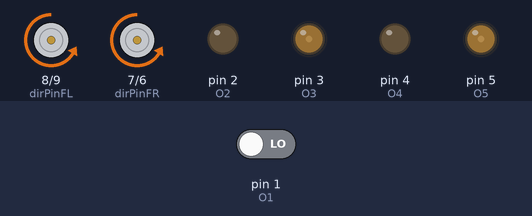
Bench run of a sketch on a simulated Arduino Uno, built with avr-gcc and run on an emulated ATmega328P. Shown: direction and speed pins drawn as motors (green arrow = direction pin HIGH = forward, orange = LOW = backward, longer = more drive), output pins drawn as LEDs (lit = HIGH). The test bench sets the inputs (shaded band); at power-on: pin 1 (O1) LOW.

Above: at 1.2 s.
1.3 s: pin 1 (O1) driven HIGH
At 1.6 s:
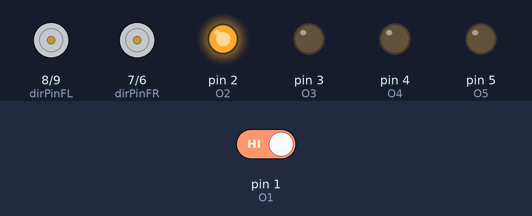
Timing chart, 0 to 4.3 s (numbered marks = the images above; inputs shaded):
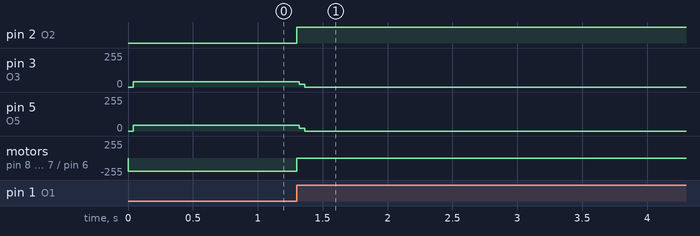

Measured:
- after the input at 1.3 s, pin 2 (O2): LOW → HIGH at once; pin 3 (O3): 40/255 → 0/255 at once; pin 5 (O5): 44/255 → 0/255 at once; motor on pin 8 (dirPinFL) / pin 9 (pwmPinFL), motor on pin 7 (dirPinFR) / pin 6 (pwmPinFR): backward 200/255 → stopped at once

The sketch:

sketch_feb03a_test1.ino
```cpp
#define O1 1
#define O2 2
#define O3 3
#define O4 4
#define O5 5

#define dirPinFR 7
#define dirPinFL 8
#define dirPinRR 4
#define dirPinRL 2

#define pwmPinFR 6
#define pwmPinFL 9
#define pwmPinRL 3
#define pwmPinRR 5
void setup()
{
  pinMode(O1, INPUT);
  pinMode(O2, INPUT);
  pinMode(O3, INPUT);
  pinMode(O4, INPUT);
  pinMode(O5, INPUT);
  pinMode(dirPinFR, OUTPUT);
  pinMode(dirPinFL, OUTPUT);
  pinMode(dirPinRR, OUTPUT);
  pinMode(dirPinRL, OUTPUT);
  pinMode(pwmPinFR, OUTPUT);
  pinMode(pwmPinFL, OUTPUT);
  pinMode(pwmPinRR, OUTPUT);
  pinMode(pwmPinRL, OUTPUT);

}

int speedValue = 200;
int divide = 2;
void loop()
{
int a = digitalRead(O1);
  int b = digitalRead(O2);
  int c = digitalRead(O3);
  int d = digitalRead(O4);
  int e = digitalRead(O5);

//  digitalWrite(dirPinFR, HIGH);
//  digitalWrite(dirPinFL, HIGH);
//  digitalWrite(dirPinRR, HIGH);
//  digitalWrite(dirPinRL, HIGH);
//
//  analogWrite(pwmPinFR, 0);
//  analogWrite(pwmPinFL, 0);
//  analogWrite(pwmPinRL, 0);
//  analogWrite(pwmPinRR, 0);
//  delay(2000);
  if (digitalRead(O1) == 1 && digitalRead(O2) == 1 && digitalRead(O3) == 1 && digitalRead(O4) == 1 && digitalRead(O5) == 1)
  {

    digitalWrite(dirPinFR, HIGH);
    digitalWrite(dirPinFL, HIGH);
    digitalWrite(dirPinRR, HIGH);
    digitalWrite(dirPinRL, HIGH);

    analogWrite(pwmPinFR, speedValue);
    analogWrite(pwmPinFL, speedValue);
    analogWrite(pwmPinRL, speedValue);
    analogWrite(pwmPinRR, speedValue);

  }
  else if (digitalRead(O1) == 0 && digitalRead(O2) == 1 && digitalRead(O3) == 1 && digitalRead(O4) == 1 && digitalRead(O5) == 0)
  {

    digitalWrite(dirPinFR, HIGH);
    digitalWrite(dirPinFL, HIGH);
    digitalWrite(dirPinRR, HIGH);
    digitalWrite(dirPinRL, HIGH);

    analogWrite(pwmPinFR, speedValue);
    analogWrite(pwmPinFL, speedValue);
    analogWrite(pwmPinRL, speedValue);
    analogWrite(pwmPinRR, speedValue);
  }
  else if (digitalRead(O1) == 0 && digitalRead(O2) == 0 && digitalRead(O3) == 0 && digitalRead(O4) == 0 && digitalRead(O5) == 0)
  {

    digitalWrite(dirPinFR, LOW);
    digitalWrite(dirPinFL, LOW);
    digitalWrite(dirPinRR, LOW);
    digitalWrite(dirPinRL, LOW);

    analogWrite(pwmPinFR, speedValue);
    analogWrite(pwmPinFL, speedValue);
    analogWrite(pwmPinRL, speedValue);
    analogWrite(pwmPinRR, speedValue);
  }
//  else if (digitalRead(O1) == 1 && digitalRead(O5) == 0)
//  {
//    while ((digitalRead(O5) != 0))
//
//
//    {
//      //left
//      digitalWrite(dirPinFR, HIGH);
//      digitalWrite(dirPinFL, LOW);
//      digitalWrite(dirPinRR, HIGH);
//      digitalWrite(dirPinRL, LOW);
//
//      analogWrite(pwmPinFR, speedValue / divide);
//      analogWrite(pwmPinFL, speedValue / divide);
//      analogWrite(pwmPinRL, speedValue / divide);
//      analogWrite(pwmPinRR, speedValue / divide);
//            if(!( (digitalRead(O1) == 0) && ( digitalRead(O2) == 0) && (digitalRead(O3) == 0) && ( digitalRead(O4) == 0) && (digitalRead(O4) == 0)))
//        break;
//    }
//  }
//
//  else if (digitalRead(O1) == 0 && digitalRead(O5) == 1)
//  {
//    while ((digitalRead(O5) != 0))
//    {
//      //right
//      digitalWrite(dirPinFR, LOW);
//      digitalWrite(dirPinFL, HIGH);
//      digitalWrite(dirPinRR, HIGH);
//      digitalWrite(dirPinRL, LOW);
//
//      analogWrite(pwmPinFR, speedValue / divide);
//      analogWrite(pwmPinFL, speedValue / divide);
//      analogWrite(pwmPinRL, speedValue / divide);
//      analogWrite(pwmPinRR, speedValue / divide);
//      if(!( (digitalRead(O1) == 0) && ( digitalRead(O2) == 0) && (digitalRead(O3) == 0) && ( digitalRead(O4) == 0) && (digitalRead(O4) == 0)))
//        break;
//    }
//  }
  else
  {
    digitalWrite(dirPinFR, HIGH);
    digitalWrite(dirPinFL, LOW);
    digitalWrite(dirPinRR, LOW);
    digitalWrite(dirPinRL, HIGH);

    analogWrite(pwmPinFR, 0);
    analogWrite(pwmPinFL, 0);
    analogWrite(pwmPinRL, 0);
    analogWrite(pwmPinRR, 0);
  }
}
```
